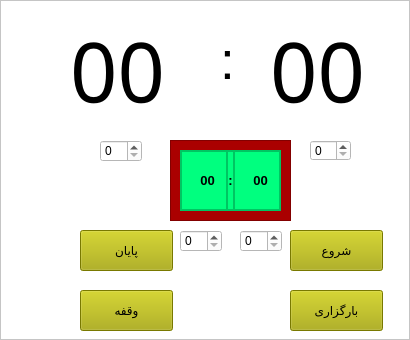
           <widget class="QFrame" name="frame_10">
            <property name="sizePolicy">
             <sizepolicy hsizetype="Preferred" vsizetype="Preferred">
              <horstretch>2</horstretch>
              <verstretch>0</verstretch>
             </sizepolicy>
            </property>
            <property name="styleSheet">
             <string notr="true">background-color: rgb(255, 255, 255);</string>
            </property>
            <property name="frameShape">
             <enum>QFrame::StyledPanel</enum>
            </property>
            <property name="frameShadow">
             <enum>QFrame::Raised</enum>
            </property>
            <widget class="QPushButton" name="endBtn">
             <property name="geometry">
              <rect>
               <x>80</x>
               <y>230</y>
               <width>93</width>
               <height>41</height>
              </rect>
             </property>
             <property name="styleSheet">
              <string notr="true">background-color: rgb(170, 170, 0);</string>
             </property>
             <property name="text">
              <string>پایان</string>
             </property>
            </widget>
            <widget class="QPushButton" name="pushButton_2">
             <property name="geometry">
              <rect>
               <x>290</x>
               <y>230</y>
               <width>93</width>
               <height>41</height>
              </rect>
             </property>
             <property name="styleSheet">
              <string notr="true">background-color: rgb(170, 170, 0);</string>
             </property>
             <property name="text">
              <string>شروع</string>
             </property>
            </widget>
            <widget class="QPushButton" name="pushButton_3">
             <property name="geometry">
              <rect>
               <x>80</x>
               <y>290</y>
               <width>93</width>
               <height>41</height>
              </rect>
             </property>
             <property name="styleSheet">
              <string notr="true">background-color: rgb(170, 170, 0);</string>
             </property>
             <property name="text">
              <string>وقفه</string>
             </property>
            </widget>
            <widget class="QPushButton" name="uploadBtn">
             <property name="geometry">
              <rect>
               <x>290</x>
               <y>290</y>
               <width>93</width>
               <height>41</height>
              </rect>
             </property>
             <property name="styleSheet">
              <string notr="true">background-color: rgb(170, 170, 0);</string>
             </property>
             <property name="text">
              <string>بارگزاری</string>
             </property>
            </widget>
            <widget class="QLabel" name="label_2">
             <property name="geometry">
              <rect>
               <x>70</x>
               <y>10</y>
               <width>121</width>
               <height>121</height>
              </rect>
             </property>
             <property name="font">
              <font>
               <family>Arial Rounded MT Bold</family>
               <pointsize>62</pointsize>
              </font>
             </property>
             <property name="text">
              <string>00</string>
             </property>
             <property name="margin">
              <number>3</number>
             </property>
            </widget>
            <widget class="QLabel" name="label_7">
             <property name="geometry">
              <rect>
               <x>220</x>
               <y>10</y>
               <width>31</width>
               <height>101</height>
              </rect>
             </property>
             <property name="font">
              <font>
               <pointsize>40</pointsize>
              </font>
             </property>
             <property name="text">
              <string>:</string>
             </property>
            </widget>
            <widget class="QLabel" name="label_8">
             <property name="geometry">
              <rect>
               <x>270</x>
               <y>20</y>
               <width>131</width>
               <height>101</height>
              </rect>
             </property>
             <property name="font">
              <font>
               <family>Arial Rounded MT Bold</family>
               <pointsize>62</pointsize>
              </font>
             </property>
             <property name="lineWidth">
              <number>1</number>
             </property>
             <property name="midLineWidth">
              <number>0</number>
             </property>
             <property name="text">
              <string>00</string>
             </property>
             <property name="scaledContents">
              <bool>false</bool>
             </property>
             <property name="wordWrap">
              <bool>false</bool>
             </property>
             <property name="openExternalLinks">
              <bool>false</bool>
             </property>
            </widget>
            <widget class="QSpinBox" name="spinBox">
             <property name="geometry">
              <rect>
               <x>100</x>
               <y>140</y>
               <width>42</width>
               <height>22</height>
              </rect>
             </property>
            </widget>
            <widget class="QSpinBox" name="spinBox_2">
             <property name="geometry">
              <rect>
               <x>310</x>
               <y>140</y>
               <width>41</width>
               <height>21</height>
              </rect>
             </property>
             <property name="maximum">
              <number>59</number>
             </property>
            </widget>
            <widget class="QFrame" name="frame_48">
             <property name="geometry">
              <rect>
               <x>170</x>
               <y>140</y>
               <width>121</width>
               <height>81</height>
              </rect>
             </property>
             <property name="styleSheet">
              <string notr="true">background-color: rgb(170, 0, 0);</string>
             </property>
             <property name="frameShape">
              <enum>QFrame::StyledPanel</enum>
             </property>
             <property name="frameShadow">
              <enum>QFrame::Raised</enum>
             </property>
             <widget class="QFrame" name="frame_30">
              <property name="geometry">
               <rect>
                <x>10</x>
                <y>10</y>
                <width>101</width>
                <height>61</height>
               </rect>
              </property>
              <property name="styleSheet">
               <string notr="true">background-color: rgb(0, 255, 127);</string>
              </property>
              <property name="frameShape">
               <enum>QFrame::StyledPanel</enum>
              </property>
              <property name="frameShadow">
               <enum>QFrame::Raised</enum>
              </property>
              <layout class="QHBoxLayout" name="horizontalLayout_14">
               <property name="spacing">
                <number>0</number>
               </property>
               <property name="leftMargin">
                <number>0</number>
               </property>
               <property name="topMargin">
                <number>0</number>
               </property>
               <property name="rightMargin">
                <number>0</number>
               </property>
               <property name="bottomMargin">
                <number>0</number>
               </property>
               <item>
                <widget class="QFrame" name="frame_47">
                 <property name="sizePolicy">
                  <sizepolicy hsizetype="Preferred" vsizetype="Preferred">
                   <horstretch>5</horstretch>
                   <verstretch>0</verstretch>
                  </sizepolicy>
                 </property>
                 <property name="frameShape">
                  <enum>QFrame::StyledPanel</enum>
                 </property>
                 <property name="frameShadow">
                  <enum>QFrame::Raised</enum>
                 </property>
                 <layout class="QHBoxLayout" name="horizontalLayout_17">
                  <property name="spacing">
                   <number>0</number>
                  </property>
                  <property name="leftMargin">
                   <number>0</number>
                  </property>
                  <property name="topMargin">
                   <number>0</number>
                  </property>
                  <property name="rightMargin">
                   <number>0</number>
                  </property>
                  <property name="bottomMargin">
                   <number>0</number>
                  </property>
                  <item>
                   <widget class="QLabel" name="label_14">
                    <property name="sizePolicy">
                     <sizepolicy hsizetype="Preferred" vsizetype="Preferred">
                      <horstretch>5</horstretch>
                      <verstretch>0</verstretch>
                     </sizepolicy>
                    </property>
                    <property name="font">
                     <font>
                      <pointsize>10</pointsize>
                      <weight>75</weight>
                      <bold>true</bold>
                     </font>
                    </property>
                    <property name="text">
                     <string>  00</string>
                    </property>
                    <property name="alignment">
                     <set>Qt::AlignCenter</set>
                    </property>
                    <property name="indent">
                     <number>3</number>
                    </property>
                   </widget>
                  </item>
                 </layout>
                </widget>
               </item>
               <item>
                <widget class="QFrame" name="frame_45">
                 <property name="frameShape">
                  <enum>QFrame::StyledPanel</enum>
                 </property>
                 <property name="frameShadow">
                  <enum>QFrame::Raised</enum>
                 </property>
                 <layout class="QHBoxLayout" name="horizontalLayout_16">
                  <property name="spacing">
                   <number>0</number>
                  </property>
                  <property name="leftMargin">
                   <number>0</number>
                  </property>
                  <property name="topMargin">
                   <number>0</number>
                  </property>
                  <property name="rightMargin">
                   <number>0</number>
                  </property>
                  <property name="bottomMargin">
                   <number>0</number>
                  </property>
                  <item>
                   <widget class="QLabel" name="label_15">
                    <property name="sizePolicy">
                     <sizepolicy hsizetype="Preferred" vsizetype="Preferred">
                      <horstretch>0</horstretch>
                      <verstretch>0</verstretch>
                     </sizepolicy>
                    </property>
                    <property name="font">
                     <font>
                      <pointsize>10</pointsize>
                      <weight>75</weight>
                      <bold>true</bold>
                     </font>
                    </property>
                    <property name="text">
                     <string>:</string>
                    </property>
                    <property name="alignment">
                     <set>Qt::AlignCenter</set>
                    </property>
                   </widget>
                  </item>
                 </layout>
                </widget>
               </item>
               <item>
                <widget class="QFrame" name="frame_46">
                 <property name="sizePolicy">
                  <sizepolicy hsizetype="Preferred" vsizetype="Preferred">
                   <horstretch>5</horstretch>
                   <verstretch>0</verstretch>
                  </sizepolicy>
                 </property>
                 <property name="frameShape">
                  <enum>QFrame::StyledPanel</enum>
                 </property>
                 <property name="frameShadow">
                  <enum>QFrame::Raised</enum>
                 </property>
                 <layout class="QHBoxLayout" name="horizontalLayout_15">
                  <property name="spacing">
                   <number>0</number>
                  </property>
                  <property name="leftMargin">
                   <number>0</number>
                  </property>
                  <property name="topMargin">
                   <number>0</number>
                  </property>
                  <property name="rightMargin">
                   <number>0</number>
                  </property>
                  <property name="bottomMargin">
                   <number>0</number>
                  </property>
                  <item>
                   <widget class="QLabel" name="label_16">
                    <property name="sizePolicy">
                     <sizepolicy hsizetype="Preferred" vsizetype="Preferred">
                      <horstretch>8</horstretch>
                      <verstretch>0</verstretch>
                     </sizepolicy>
                    </property>
                    <property name="font">
                     <font>
                      <pointsize>10</pointsize>
                      <weight>75</weight>
                      <bold>true</bold>
                     </font>
                    </property>
                    <property name="text">
                     <string>  00</string>
                    </property>
                    <property name="alignment">
                     <set>Qt::AlignCenter</set>
                    </property>
                    <property name="indent">
                     <number>4</number>
                    </property>
                   </widget>
                  </item>
                 </layout>
                </widget>
               </item>
              </layout>
             </widget>
            </widget>
            <widget class="QSpinBox" name="spinBox_5">
             <property name="geometry">
              <rect>
               <x>180</x>
               <y>230</y>
               <width>42</width>
               <height>22</height>
              </rect>
             </property>
            </widget>
            <widget class="QSpinBox" name="spinBox_6">
             <property name="geometry">
              <rect>
               <x>240</x>
               <y>230</y>
               <width>42</width>
               <height>22</height>
              </rect>
             </property>
             <property name="maximum">
              <number>59</number>
             </property>
            </widget>
            <zorder>frame_48</zorder>
            <zorder>endBtn</zorder>
            <zorder>pushButton_2</zorder>
            <zorder>pushButton_3</zorder>
            <zorder>uploadBtn</zorder>
            <zorder>label_2</zorder>
            <zorder>label_7</zorder>
            <zorder>label_8</zorder>
            <zorder>spinBox</zorder>
            <zorder>spinBox_2</zorder>
            <zorder>spinBox_5</zorder>
            <zorder>spinBox_6</zorder>
           </widget>
